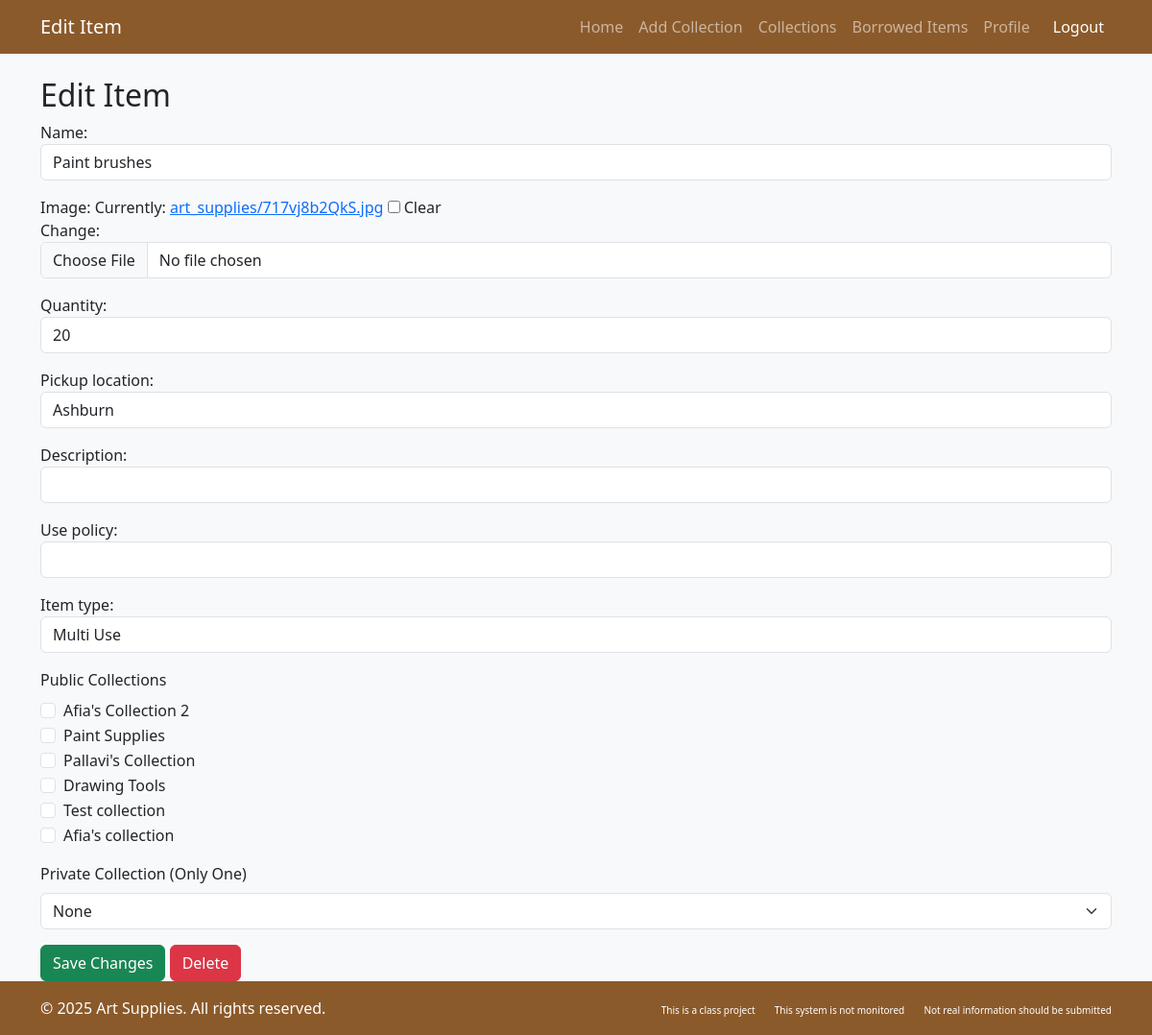
The page /1/edit_item/ on the database as committed earlier.
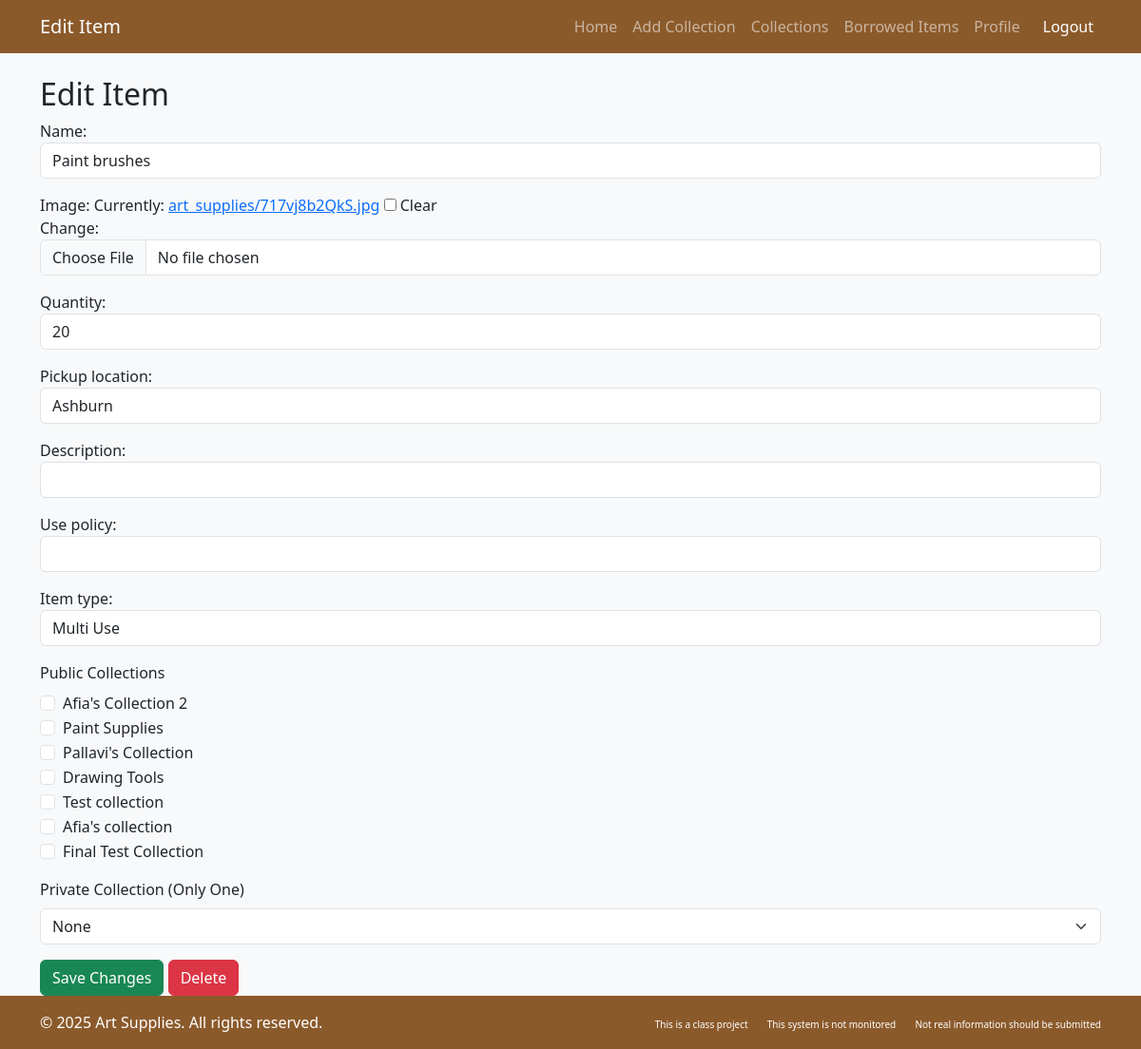
The same page on the database as committed later.
### artlibrary/models.py (models this page shows, shortened)
class Collection(models.Model):
    title = models.CharField(max_length=255)
    description = models.TextField(blank=True, null=True)
    num_items = models.PositiveIntegerField(default=0)
    is_public = models.BooleanField(default=True)
    users = models.ManyToManyField(CustomUser, blank=True, related_name='collections')
    added_by = models.ForeignKey(CustomUser, on_delete=models.CASCADE, related_name='created_collections', default=2)
    art_supplies = models.ManyToManyField('ArtSupply', blank=True, related_name='collections_in')

class ArtSupply(models.Model):
    STATUS = [
        ('available', 'Available'),
        ('checked_out', 'Checked Out'),
    ]
    USE_TYPE=[
        ('single','Single Use'),
        ('multi','Multi Use'),
    ]
    name = models.CharField(max_length=255)
    image = models.ImageField(
        storage=S3Boto3Storage(),  # Ensures upload to S3
        upload_to='art_supplies/',  # S3 bucket folder
        null=True,
        blank=True
    )
    quantity = models.PositiveIntegerField()
    status = models.CharField(max_length=20, choices=STATUS, default='available')
    pickup_location = models.CharField(max_length=255)
    use_policy=models.TextField(null=True,blank=True)
    item_type=models.CharField(max_length=7,choices=USE_TYPE,default='multi')
    description = models.TextField(null=True, blank=True)
    added_by = models.ForeignKey(CustomUser, on_delete=models.CASCADE, related_name='added_items')
    borrowed_by = models.ForeignKey(CustomUser, on_delete=models.CASCADE, related_name='borrowed_items',null=True)
    borrow_history= models.ManyToManyField(CustomUser,blank=True, related_name='items_previously_borrowed')

### artlibrary/views.py (the view)
# urls.py: path('<int:id>/edit_item/', views.edit_item, name='edit_item'),
def edit_item(request, id):
    item = get_object_or_404(ArtSupply, id=id)
    all_collections = Collection.objects.all()
    private_collection=Collection.objects.filter(is_public=False,art_supplies=item)
    in_private=private_collection.exists()
    if request.method == "POST":
        form = AddArtSupplyForm(request.POST, instance=item)
        if form.is_valid():
            item = form.save(commit=False)
            for collection in Collection.objects.filter(art_supplies=item):
                collection.art_supplies.remove(item)
            selected_public_collections = Collection.objects.filter(id__in=request.POST.getlist("public_collections"))
            collection_id = request.POST.get("private_collection")
            if collection_id:
                selected_private_collection = Collection.objects.filter(id=request.POST.get("private_collection")).first()
                selected_private_collection.art_supplies.add(item)
            else:
                selected_private_collection = None
                for collection in selected_public_collections:
                        collection.art_supplies.add(item)
            item.save()
            return redirect("dashboard")
    else:
        form = AddArtSupplyForm(instance=item)
    return render(request, "artlibrary/edit_item.html", {
        "edit_item_form": form,
        "item": item,
        "collections": all_collections,
        "in_private":in_private,
    })

### artlibrary/forms.py
class AddArtSupplyForm(forms.ModelForm):
    class Meta:
        model = ArtSupply
        fields = ['name', 'image', 'quantity', 'pickup_location','description','use_policy','item_type']
        widgets = {
            'name': forms.TextInput(attrs={'class': 'form-control'}),
            'quantity': forms.NumberInput(attrs={'class': 'form-control'}),
            'pickup_location': forms.TextInput(attrs={'class': 'form-control'}),
            'image': forms.ClearableFileInput(attrs={'class': 'form-control'}),
            'description': forms.TextInput(attrs={'class': 'form-control'}),
            'use_policy':forms.TextInput(attrs={'class':'form-control'}),
            'item_type':forms.Select(attrs={'class':'form-control'}),
        }

### artlibrary/templates/artlibrary/edit_item.html (shortened to what this page needs)
{% load django_bootstrap5 %}
<!DOCTYPE html>
<html lang="en">
<head>
    {% bootstrap_css %}
</head>
<body class="bg-light">
    <nav class="navbar navbar-expand-lg navbar-dark bg-brown">
        <div class="container">
            <a class="navbar-brand" href="#">Edit Item</a>
            <div class="collapse navbar-collapse" id="navbarNav">
                <ul class="navbar-nav ms-auto">
                    <li class="nav-item"><a class="nav-link" href="{% url 'dashboard' %}">Home</a></li>
                    {% if request.user.user_role != "anonymous_user" %}
                    <li class="nav-item"><a class="nav-link" href="{% url 'add_collection' %}">Add Collection</a></li>
                    {% endif %}
                    <li class="nav-item"><a class="nav-link" href="{% url 'collections' %}">Collections</a></li>
                    <li class="nav-item"><a class="nav-link" href="{% url 'borrowed_items' %}">Borrowed Items</a></li>
                    {% if request.user.user_role != "anonymous_user" %}
                    <li class="nav-item"><a class="nav-link" href="{% url 'profile' %}">Profile</a></li>
                    {% endif %}
                    <li class="nav-item">
                        <a class="nav-link btn btn-danger btn-sm text-white ms-2" href="{% url 'logout' %}">Logout</a>
                    </li>
                </ul>
            </div>
        </div>
    </nav>
    <div class="container mt-4">
        <h2>Edit Item</h2>
        <form method="POST" enctype="multipart/form-data">
            {{ edit_item_form.as_p }}
            <div class="mb-3" id="public_collections_section">
                <label class="form-label">Public Collections</label>
                <div>
                    {% for collection in collections %}
                        {% if collection.is_public %}
                            <div class="form-check">
                                <input class="form-check-input" type="checkbox" name="public_collections" value="{{ collection.id }}" id="public_{{ collection.id }}"
                                    {% if item in collection.art_supplies.all %}checked{% endif %}>
                                <label class="form-check-label" for="public_{{ collection.id }}">
                                    {{ collection.title }}
                                </label>
                            </div>
                        {% endif %}
                    {% endfor %}
                </div>
            </div>
            <div class="mb-3">
                <label for="private_collection" class="form-label">Private Collection (Only One)</label>
                <select id="private_collection" name="private_collection" class="form-select">
                    <option value="">None</option>
                </select>
            </div>
            <button type="submit" name="edit_item" class="btn btn-success">Save Changes</button>
            {% if item.id %}
            <a href="{% url 'delete_item' item.id %}" class="btn btn-danger">Delete</a>
            {% endif %}
        </form>
    </div>
</body>
<footer class="py-3 bg-dark text-white mt-auto bg-brown">
    <div class="container">
        <div class="row">
            <div class="col-md-6">
                <p class="mb-0">&copy; 2025 Art Supplies. All rights reserved.</p>
            </div>
            <div class="col-md-6 text-md-end">
                <a href="#" class="text-white text-decoration-none me-3" style="font-size: 10px;">This is a class project</a>
                <a href="#" class="text-white text-decoration-none me-3" style="font-size: 10px;">This system is not monitored</a>
                <a href="#" class="text-white text-decoration-none" style="font-size: 10px;">Not real information should be submitted</a>
            </div>
        </div>
    </div>
</footer>
</body>
</html>

Rows that differ between the two databases and show on the page:
added Collection: title "Final Test Collection"
